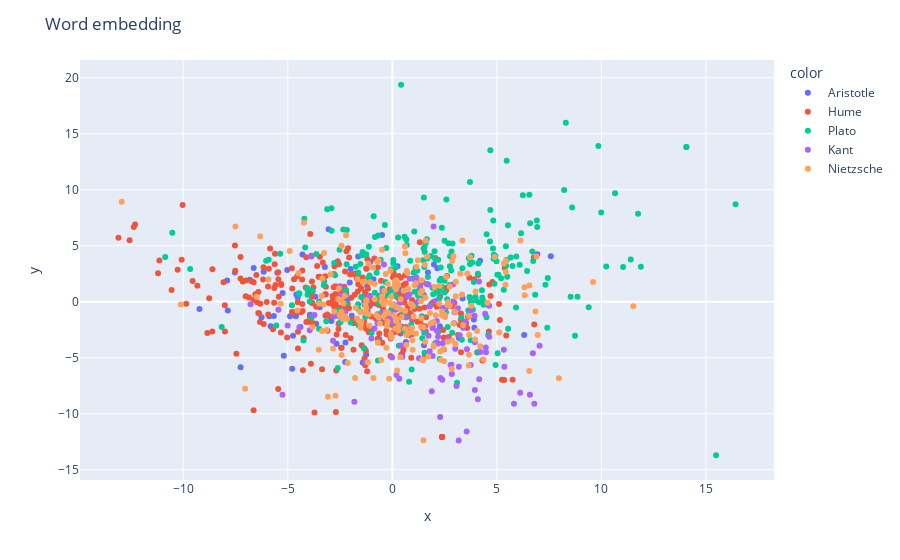

This figure's notebook cell:
### Code cell
def is_word_in_model(word, model):
    assert type(model).__name__ == 'KeyedVectors'
    is_in_vocab = word in model.key_to_index.keys()
    return is_in_vocab

def generate_embedding_mat(w2v, df):
    list_sent = []
    list_aut = []
    list_vect = []
    assert 'tok_lem_sentence' in df.columns
    for s, aut in zip(df.tok_lem_sentence.values, df.author.values):
        s_clean = [w for w in s if is_word_in_model(w, w2v)]
        if len(s_clean) == 0: continue
        list_vect.append(np.mean(w2v[s_clean], axis=0)) # w is a list of string
        list_sent.append(s)
        list_aut.append(aut)
    list_vect = np.array(list_vect)
    return list_vect, list_sent, list_aut


sub_df = philo_df.sample(n=1000, random_state=42)
display(sub_df.head())

list_vect, list_sent, list_aut = generate_embedding_mat(model_pretrained, sub_df)
y = decompose_embed(list_vect)
show_embedding(y, list_aut, list_sent)

### Figure 1 — Plotly figure (JSON) as saved in the notebook; plotly's stock layout.template omitted (floating-point values rounded to 4 significant figures; data arrays with more than 128 entries replaced by an {"elided": "..."} marker saying what was removed)
{"data": [{"customdata": {"elided": "88 rows, 717 str values in total"}, "hovertemplate": "color=Aristotle<br>x=%{x}<br>y=%{y}<br>sentence=%{customdata[0]}<extra></extra>", "legendgroup": "Aristotle", "marker": {"color": "#636efa", "symbol": "circle"}, "mode": "markers", "name": "Aristotle", "orientation": "v", "showlegend": true, "type": "scatter", "x": [2.152, -1.08, -4.523, -1.415, 1.513, -1.942, 0.2454, -1.079, -5.248, 0.74, -1.333, 0.4342, -2.263, -6.254, -1.384, -2.252, -2.242, 0.7746, -3.681, 1.044, -1.207, -7.529, -1.183, -7.9, 0.7998, -4.589, -6.818, 4.195, -3.941, 7.577, 3.359, -5.025, -0.4451, 1.991, -4.626, 0.6504, -4.612, -0.9058, -2.129, 2.274, -7.869, -1.337, -4.395, -0.6262, 0.08751, -7.258, 0.3579, 6.307, -5.886, -2.588, -2.036, 1.702, -5.668, -1.25, -4.788, -4.299, 6.936, -4.75, -3.646, 1.507, 1.329, -5.19, -2.429, -2.203, -3.046, -5.498, -0.4921, 0.3938, 3.184, 3.899, -1.996, -3.473, -1.047, 0.4581, -6.631, -2.917, -1.615, -4.891, -1.634, 3.923, -0.2993, -9.224, -5.821, -2.667, 1.881, -0.1458, -3.226, -6.154], "xaxis": "x", "y": [2.995, -0.3806, 0.3699, -5.421, -3.884, -1.259, 3.158, 0.5016, 0.7705, -0.9167, -0.2814, -2.215, 0.8032, -1.383, 0.4725, -5.377, -3.633, -1.282, 0.4333, -0.1549, 1.421, 2.617, -0.9158, 1.903, -3.005, 0.6403, 1.957, 3.658, -1.169, 4.07, 0.2847, 2.826, -1.067, 3.316, -1.241, -3.601, -1.3, 2.012, 0.1907, -2.194, -0.7785, -0.02407, -2.262, -3.339, -2.136, -5.853, 1.085, -2.968, -1.298, -1.25, 1.711, 2.617, -1.275, -4.734, -5.982, 4.222, 4.248, -3.033, -1.96, 0.5983, 1.117, -4.835, -4.116, 0.7068, 6.474, 2.595, 5.952, -2.833, -3.246, -1.593, 2.91, -0.5036, 3.564, 0.8001, 3.018, -1.719, 2.117, -1.294, 4.042, -2.317, -0.9741, -0.6449, -2.186, -3.756, -0.1544, -2.983, 3.106, 2.672], "yaxis": "y"}, {"customdata": {"elided": "325 rows, 2876 str values in total"}, "hovertemplate": "color=Hume<br>x=%{x}<br>y=%{y}<br>sentence=%{customdata[0]}<extra></extra>", "legendgroup": "Hume", "marker": {"color": "#EF553B", "symbol": "circle"}, "mode": "markers", "name": "Hume", "orientation": "v", "showlegend": true, "type": "scatter", "x": {"elided": "325 float values"}, "xaxis": "x", "y": {"elided": "325 float values"}, "yaxis": "y"}, {"customdata": {"elided": "256 rows, 1732 str values in total"}, "hovertemplate": "color=Plato<br>x=%{x}<br>y=%{y}<br>sentence=%{customdata[0]}<extra></extra>", "legendgroup": "Plato", "marker": {"color": "#00cc96", "symbol": "circle"}, "mode": "markers", "name": "Plato", "orientation": "v", "showlegend": true, "type": "scatter", "x": {"elided": "256 float values"}, "xaxis": "x", "y": {"elided": "256 float values"}, "yaxis": "y"}, {"customdata": {"elided": "111 rows, 1059 str values in total"}, "hovertemplate": "color=Kant<br>x=%{x}<br>y=%{y}<br>sentence=%{customdata[0]}<extra></extra>", "legendgroup": "Kant", "marker": {"color": "#ab63fa", "symbol": "circle"}, "mode": "markers", "name": "Kant", "orientation": "v", "showlegend": true, "type": "scatter", "x": [1.973, 0.08104, 0.3606, 3.568, 0.6314, 1.139, 3.931, -5.005, 0.9917, 2.647, 2.9, 0.1449, 2.951, 3.011, -0.4012, 1.783, 2.203, 3.554, 0.43, 2.845, 4.143, -0.0228, 7.042, -0.01393, 2.902, -2.442, 6.72, 4.63, -0.4717, 2.3, 5.358, -0.03425, 2.067, 3.948, 3.068, 1.273, 5.33, 2.826, 3.175, -0.7056, 6.789, 4.479, -1.271, 1.726, 1.636, -6.781, -1.111, -2.835, 3.386, 0.1979, 0.8352, 2.132, 2.389, 1.916, 2.972, -5.449, 3.221, 1.725, 2.288, 3.133, -1.816, 4.469, 2.667, 0.1471, -2.248, -3.874, -2.813, 3.748, 4.153, 0.4801, -0.5726, 2.421, -0.07287, 2.128, 3.736, -5.253, 4.44, -0.433, 4.634, 0.7164, -4.444, 6.58, -0.8579, 0.2473, 2.392, 6.114, 4.219, 1.934, 4.089, 1.932, -2.494, 3.946, -0.9978, 2.185, 3.182, -3.727, 1.331, 0.329, 3.495, 1.461, 1.229, 1.148, 2.785, 1.884, 0.8194, 5.817, 2.561, 1.784, -3.95, 1.73, 2.126], "xaxis": "x", "y": [6.718, -0.2399, -0.09046, -4.252, -1.398, 1.814, -1.247, -2.125, -1.426, -0.3306, 1.539, -0.7172, -1.923, -4.204, 3.331, -4.432, -3.722, -11.59, -3.904, -6.451, 1.815, -1.212, -3.931, -4.971, 0.02694, 0.607, -4.613, -0.3576, 0.9537, -6.816, -5.8, -1.853, 0.06188, -3.628, -7.515, -5.046, -4.29, -5.637, -12.4, -1.917, -9.116, -4.506, -5.4, 1.546, 1.586, -0.2369, 0.4949, -3.497, -2.322, -6.533, 2.045, -2.588, -6.978, -2.345, -0.9505, -0.7089, -2.987, -4.525, -10.29, -0.5943, -8.926, -4.084, -3.364, 1.122, -0.8868, 4.048, -1.313, -5.646, -6.919, -4.911, -1.439, -3.683, -1.406, -1.719, -0.8016, -8.318, -1.081, -0.987, -3.132, 0.469, -2.287, -8.301, -2.399, -2.203, -0.5534, -8.122, -4.492, -2.199, -8.712, -4.838, 1.376, -7.888, -3.283, -3.134, -5.818, -1.175, 1.383, -6.875, -1.788, -2.382, 0.02833, 2.189, -5.658, -7.998, 0.6616, -9.12, -0.5241, -0.4374, -2.549, -3.048, -3.634], "yaxis": "y"}, {"customdata": {"elided": "216 rows, 1751 str values in total"}, "hovertemplate": "color=Nietzsche<br>x=%{x}<br>y=%{y}<br>sentence=%{customdata[0]}<extra></extra>", "legendgroup": "Nietzsche", "marker": {"color": "#FFA15A", "symbol": "circle"}, "mode": "markers", "name": "Nietzsche", "orientation": "v", "showlegend": true, "type": "scatter", "x": {"elided": "216 float values"}, "xaxis": "x", "y": {"elided": "216 float values"}, "yaxis": "y"}], "layout": {"legend": {"title": {"text": "color"}, "tracegroupgap": 0}, "margin": {"t": 60}, "title": {"text": "Word embedding"}, "xaxis": {"anchor": "y", "domain": [0, 1], "title": {"text": "x"}}, "yaxis": {"anchor": "x", "domain": [0, 1], "title": {"text": "y"}}}}
